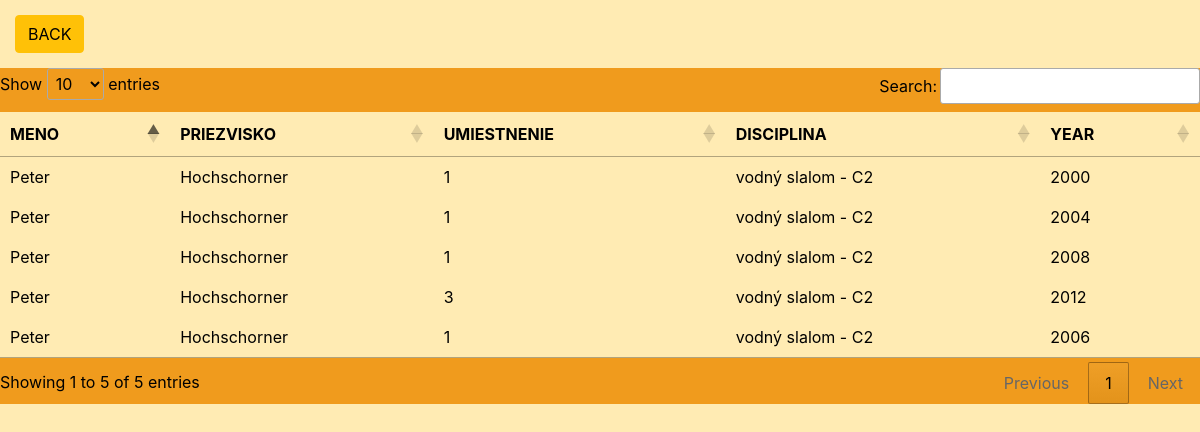
The app's page /personDetail.php?id=1 with its own data.
### tables this page shows
CREATE TABLE `placement` (
  `id` int UNSIGNED NOT NULL,
  `person_id` int UNSIGNED NOT NULL,
  `game_id` int UNSIGNED NOT NULL,
  `placing` int UNSIGNED NOT NULL,
  `discipline` varchar(200) NOT NULL
);

CREATE TABLE `person` (
  `id` int UNSIGNED NOT NULL,
  `name` varchar(100) NOT NULL,
  `surname` varchar(100) NOT NULL,
  `birth_day` date NOT NULL,
  `birth_place` varchar(100) NOT NULL,
  `birth_country` varchar(100) NOT NULL,
  `death_day` date DEFAULT NULL,
  `death_place` varchar(100) DEFAULT NULL,
  `death_country` varchar(100) DEFAULT NULL
);

CREATE TABLE `game` (
  `id` int UNSIGNED NOT NULL,
  `type` varchar(10) NOT NULL,
  `year` smallint NOT NULL,
  `game_order` tinyint UNSIGNED NOT NULL,
  `city` varchar(100) NOT NULL,
  `country` varchar(100) NOT NULL
);

### personDetail.php (the view, shortened to what this page needs)
<!DOCTYPE html>
<html>
<head>
    <link rel="stylesheet" type="text/css" href="index.css">
     <link rel="stylesheet" href="css/bootstrap.min.css">
  <link rel="stylesheet" type="text/css" href="//cdn.datatables.net/1.13.2/css/jquery.dataTables.min.css">
</head>
<body>
<button class="btn btn-warning float-left"><a href="index.php">BACK</a>
</button>
<?php
include('config.php');
$sql = "SELECT *
FROM placement as p
JOIN game ON p.game_id = game.id
JOIN person ON person.id = p.person_id
WHERE person.id = ".$_GET['id']."
ORDER BY name";
$result = $conn->query($sql);
if ($result->num_rows > 0) {
  $array =  "<table id='dataTable3'><thead><tr><th>MENO</th><th>PRIEZVISKO</th><th>UMIESTNENIE</th><th>DISCIPLINA</th><th>YEAR</th></tr><tbody>";
  while($row = $result->fetch_assoc()) {
      $array .= "<tr><td>".$row["name"]."</td><td>".$row["surname"]."</td><td>".$row["placing"]."</td><td>".$row["discipline"]."</td><td>".$row["year"]."</td></tr>";
  }
} else {
  echo "0 results";
}
echo $array;
 ?>
</body>
</html>

### index.css (style rules this page uses)
.dataTable { background-color: #ffebb3; }
.btn a { text-decoration: none; color: black; }
.btn { margin: 2px; }
body { background-color:#ffebb3 !important; }
.float-left { float: left; margin: 15px; }

### records on screen
placement: person.name "Peter", person.surname "Hochschorner", placing "1", discipline "vodný slalom - C2", game.year "2000"
placement: person.name "Peter", person.surname "Hochschorner", placing "1", discipline "vodný slalom - C2", game.year "2004"
placement: person.name "Peter", person.surname "Hochschorner", placing "1", discipline "vodný slalom - C2", game.year "2008"
placement: person.name "Peter", person.surname "Hochschorner", placing "3", discipline "vodný slalom - C2", game.year "2012"
placement: person.name "Peter", person.surname "Hochschorner", placing "1", discipline "vodný slalom - C2", game.year "2006"
